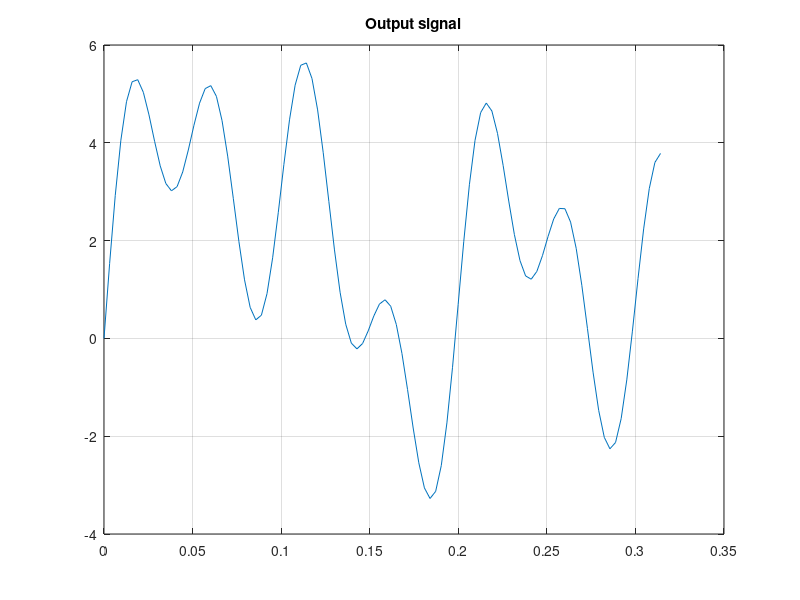

MATLAB code for this plot:
close all
clearvars

A = 2;                      
t = linspace(0, 2*pi)/20;    

freq1 = 1;
x1 = A*sin(freq1*t*2*pi);

freq2 = 3;
x2 = A*sin(freq2*t*2*pi);

freq3 = 5;
x3 = A*sin(freq3*t*2*pi);

freq4 = 10;
x4 = A*sin(freq4*t*2*pi);

freq5 = 20;
x5 = A*sin(freq5*t*2*pi);

xres = x1 + x2 + x3 + x4 + x5;

%disp(xres)
plot(t,xres)
grid on
title('Output signal')
